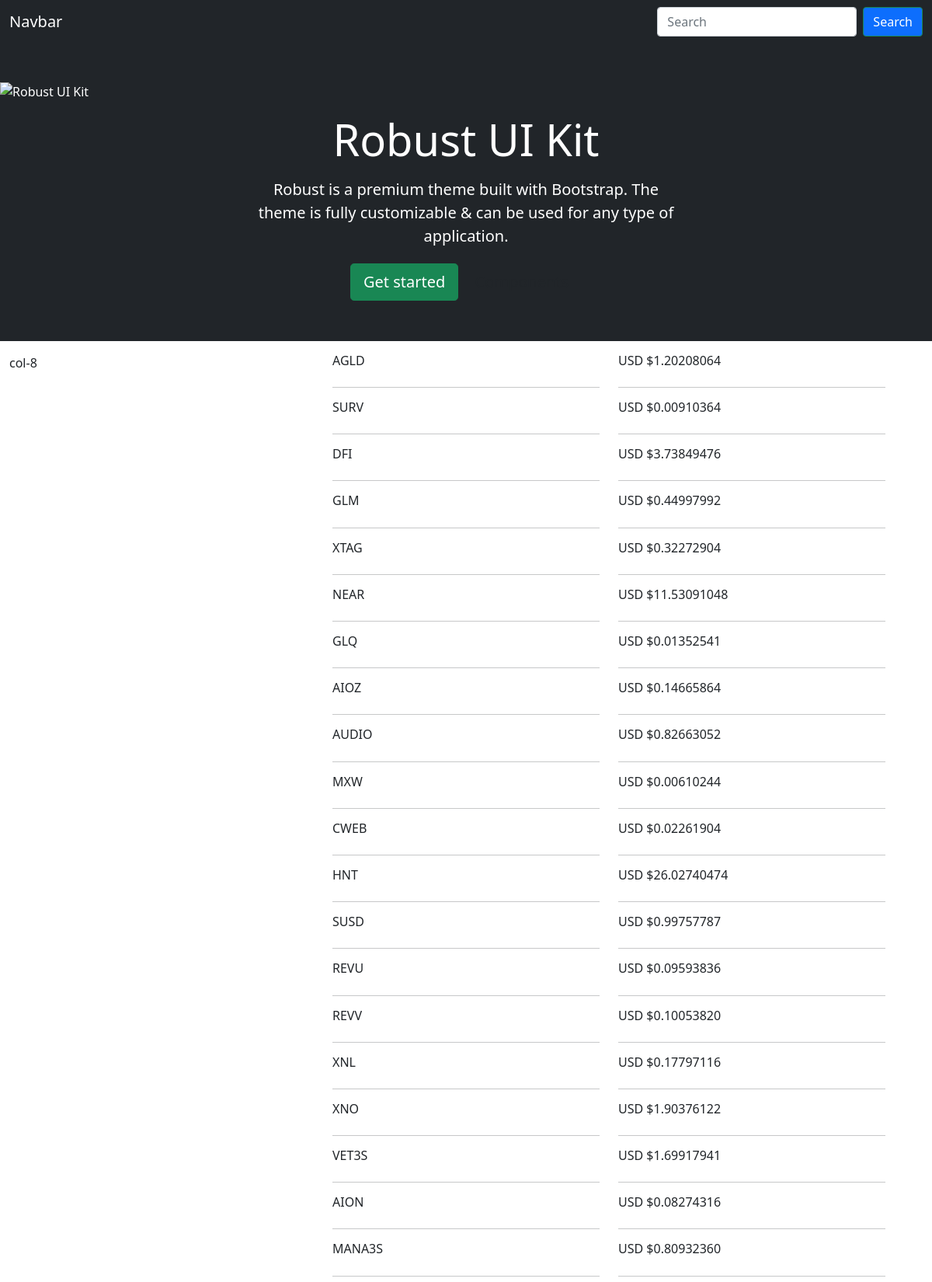
The page / (upper part) on the database its author committed.
### home/models.py (models this page shows)
class Coins(models.Model):
    id =  models.CharField(max_length=100 , primary_key=True)
    Symbol = models.CharField(max_length=30)
    USD = models.CharField(max_length=30)

### home/views.py (the view)
# urls.py: path('', views.index, name='index'),
def index(request):
    Symbol_append = []
    price_append = []
    response = KucoinsClass
    response.kucoins_prises()
    coins = Coins.objects.values_list('Symbol', 'USD')
    total = int(len(coins))-1
    for num in range(0, total):
        symbol = coins[num][0]
        price = coins[num][1]
        Symbol_append.append(symbol)
        price_append.append(price)
    context={
        'Symbols':Symbol_append,
        'prices': price_append,
    }
    return render(request, 'index.html', context)

### home/socios.py (called while the page is built, shortened)
    def kucoins_prises():
        client = Client(api_key, api_secret, api_passphrase)
        tickets = client.get_fiat_prices()
        id = 0
        return tickets

### home/Templates/index.html (shortened to what this page needs)
{% extends 'base.html' %}
{% block container %}
<div class="row mt-3">
    <div class="col-4">col-8</div>
    <div class="col-8">
        {% if Symbols %}
        <div class="container">
            <div class="row row-cols-2">
              <div class="col">
                  {% for symbol in Symbols %}
                <div class="row"><h6>{{symbol}}</h6></div>
                <hr>
                {% endfor %}
            </div>
              <div class="col">
                {% for price in prices %}
                  <div class="row">
                      <h6>USD ${{price}}</h6>
                    </div>
                    <hr>
                    {% endfor %}
                </div>
            </div>
          </div>
          {% endif %}
</div>
</div>
{% endblock %}

### Templates/base.html (shortened to what this page needs)
{% load static %}
<!DOCTYPE html>
<html lang="en">
<head>
  <link rel="stylesheet" href="{% static '/style/style.css' %}">
  <link href="https://cdn.jsdelivr.net/npm/bootstrap@5.1.3/dist/css/bootstrap.min.css" rel="stylesheet">
</head>
<body>
  <nav class="navbar navbar-light  bg-dark ">
    <div class="container-fluid">
      <a class="navbar-brand text-white">Navbar</a>
      <form class="d-flex">
        <input class="form-control me-2" type="search" placeholder="Search" aria-label="Search">
        <button class="btn btn-outline-success bg-primary text-white" type="submit">Search</button>
      </form>
    </div>
  </nav>
    <div class="intro py-5 py-lg-9 position-relative text-white bg-dark">
        <div class="bg-overlay-primary">
          <img src="img/photos/7.jpg" class="img-fluid img-cover" alt="Robust UI Kit">
        </div>
        <div class="intro-content py-6 text-center">
          <div class="container">
            <div class="row align-items-center">
              <div class="col-12 col-sm-10 col-md-8 col-lg-6 mx-auto text-center">
                <h1 class="my-3 display-4 d-none d-lg-inline-block">Robust UI Kit</h1>
                <p class="lead mb-3">Robust is a premium theme built with Bootstrap. The theme is fully customizable &amp; can be used for any type of application.</p>
                <a class="btn btn-success btn-lg mr-lg-2 my-1" href="getting-started.html" role="button">Get started</a>
                <a class="btn btn-outline-white btn-lg my-1" href="components-bootstrap.html" role="button">Components</a>
              </div>
            </div>
          </div>
        </div>
      </div>
  <div class="container-fluid">
    <div class="row">
        {% block container %}
        {% endblock %}
    </div>
  </div>
</body>
</html>

### rows shown on the page
Coins: Symbol "AGLD"
Coins: Symbol "SURV"
Coins: Symbol "DFI"
Coins: Symbol "GLM"
Coins: Symbol "XTAG"
Coins: Symbol "NEAR"
Coins: Symbol "GLQ"
Coins: Symbol "AIOZ"
Coins: Symbol "AUDIO"
Coins: Symbol "MXW"
Coins: Symbol "CWEB"
Coins: Symbol "HNT"
Coins: Symbol "SUSD"
Coins: Symbol "REVU"
Coins: Symbol "REVV"
Coins: Symbol "XNL"
Coins: Symbol "XNO"
Coins: Symbol "VET3S"
Coins: Symbol "AION"
Coins: Symbol "MANA3S"

### other values the page prints
{{ price }} "1.20208064" "0.00910364" "3.73849476" "0.44997992" "0.32272904" "11.53091048" "0.01352541" "0.14665864" "0.82663052" "0.00610244" "0.02261904" "26.02740474" "0.99757787" "0.09593836" "0.10053820" "0.17797116" "1.90376122" "1.69917941" "0.08274316" "0.80932360"
